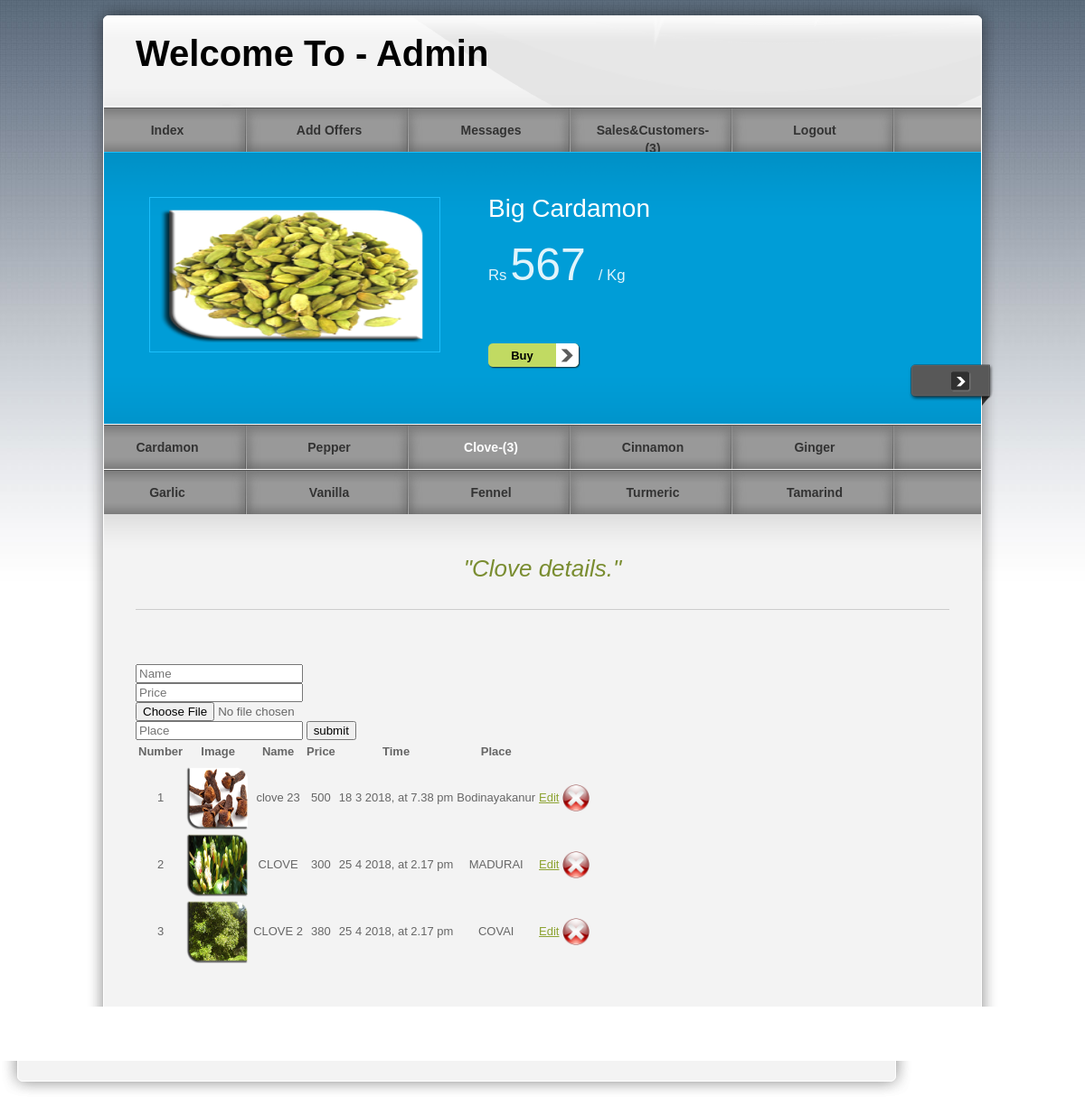
Page /pro/admin/clove.php on the committed database.
### tables this page shows
CREATE TABLE IF NOT EXISTS `offer` (
  `number` int(11) NOT NULL,
  `name` varchar(50) NOT NULL,
  `image` text NOT NULL,
  `price` varchar(50) NOT NULL,
  `time` varchar(50) NOT NULL,
  `details` varchar(100) NOT NULL,
  PRIMARY KEY (`number`)
);

CREATE TABLE IF NOT EXISTS `clove` (
  `number` int(11) NOT NULL AUTO_INCREMENT,
  `name` varchar(50) NOT NULL,
  `price` varchar(50) NOT NULL,
  `image` text NOT NULL,
  `time` varchar(50) NOT NULL,
  `place` varchar(50) NOT NULL,
  PRIMARY KEY (`number`)
);

### pro/admin/clove.php (the view, shortened to what this page needs)
<!DOCTYPE html PUBLIC "-//W3C//DTD XHTML 1.0 Transitional//EN" "http://www.w3.org/TR/xhtml1/DTD/xhtml1-transitional.dtd">
<head>
<link href="../templatemo_style.css" rel="stylesheet" type="text/css" />
<link href="../css/jquery.ennui.contentslider.css" rel="stylesheet" type="text/css" media="screen,projection" />
</head>
<body>
<div id="templatemo_wrapper">
    <div id="templatemo_header">
        <div id="site_title">
            <h1>Welcome To - Admin</h1>
        </div>
    </div>
    <?php
$select=mysql_query("select * from pay where status=1 ");
   $view=mysql_num_rows($select);
   ?>
  	<div id="templatemo_menu">
        <ul>
            <li><a href="admin.php" >Index</a></li>
            <li><a href="offer.php">Add Offers</a></li>
            <li><a href="msg.php">Messages</a></li>
            <li><a href="customer.php">Sales&Customers-(<?php echo $view;?>)</a></li>
            <li><a href="../logout.php">Logout</a></li>
        </ul>
    </div>
    <div id="templatemo_banner">
                <div id="one" class="contentslider">
                    <div class="cs_wrapper">
                        <div class="cs_slider">
                            <div class="cs_article">
                            	<div class="slider_content_wrapper">
                            	 <?PHP
$select=mysql_query("select * from offer where number=1 ");
$row=mysql_fetch_array($select);
 ?>
                      				<div class="right">
                                        <h2><?php echo $row['name'];?> </h2><br/>
                                        <p><big>Rs</big> <span style="font-size:50px"><?php echo $row['price'];?></span> <big> / Kg</big></p><br/>
                                        <div class="button"><a href="#">Buy</a></div>
                                    </div>
                                  <div class="left">
                                  <img src="<?php echo $row['image']; ?>" alt="Image 01" />
                                    </div>
                                </div>
                            </div>
                        </div>
                    </div>
                </div>
        </div>
         <?php
$select=mysql_query("select * from clove");
   $view=mysql_num_rows($select);
   ?>
        <div id="templatemo_menu">
        <ul>
            <li><a href="cardamon.php">Cardamon</a></li>
            <li><a href="pepper.php" >Pepper</a></li>
            <li><a href="clove.php"class="current">Clove-(<?php echo $view;?>)</a></li>
            <li><a href="cinnamon.php">Cinnamon</a></li>
            <li><a href="ginger.php">Ginger</a></li>
        </ul>
    </div>
    <div id="templatemo_menu">
        <ul>
            <li><a href="garlic.php" >Garlic</a></li>
            <li><a href="vanilla.php">Vanilla</a></li>
            <li><a href="fennel.php">Fennel</a></li>
            <li><a href="turmeric.php">Turmeric</a></li>
            <li><a href="tamarind.html">Tamarind</a></li>
        </ul>
    </div>
     <div id="templatemo_main"><span class="main_top"></span>
          <p class="welcome_text">&quot;Clove details.&quot;</p>
<div class="form-group">
    <form id="form1" name="form1" method="post" action="" enctype="multipart/form-data" onSubmit="return(validate());">
     <div class="col-sm-2">
     <input type="text" name="name" id="name" class="form-control" placeholder="Name" required />
     <input type="text" name="price" id="price" class="form-control" placeholder="Price" required />
      <input type="file" name="image" id="image" tabindex="3" class="form-control" placeholder="Upload Photo" required/>
     <input type="text" name="place" id="place" class="form-control" placeholder="Place" required />
		 <input type="submit" name="button" value="submit" id="button" / onClick="time_get()"> </div>
		</form>
     </div>
   <table class="table">
   <thead>
      <tr>
         <th>Number</th>
         <th>Image</th>
         <th>Name</th>
                  <th>Price</th>
         <th>Time</th>
         <th>Place</th>
      </tr>
   </thead>
   <tbody>
      <tr class="danger">
 <?PHP
$select=mysql_query("select * from clove ");
$view=mysql_num_rows($select);
 for($i=0;$i<$view;$i++)
 {
 ?><div class="table-responsive">
 <tr>
     <td align="center"><?php echo mysql_result($select,$i,"number");?></td>
        <td align="center">
        <img src="<?php echo mysql_result($select,$i,"image");?>" width="70" height="70" /></td>
    <td align="center"><?php echo mysql_result($select,$i,"name");?></td>
    <td align="center"><?php echo mysql_result($select,$i,"price");?></td>
    <td align="center"><?php echo mysql_result($select,$i,"time");?></td>
    <td align="center"><?php echo mysql_result($select,$i,"place");?></td>
        <td align="center"><a href="cloveupdate.php?edit=<?php echo mysql_result($select,$i,"number");?>">Edit</a>
    <td align="right"><a href="<?php $_SERVER['DOCUMENT_ROOT'];?>?del=<?php echo mysql_result($select,$i,"number");?>"><img src="../images/Close.ico" width="30" height="30"/></a>
    </td>
  </tr></center>
  <?PHP
  }
  ?>
</table>
</div>
        </div>
                   <div class="cleaner_h30"></div>
    <div id="templatemo_main_bottom"></div>
    <div id="templatemo_footer">
    </div>
</body>
</html>

### pro/templatemo_style.css (style rules this page uses)
body { margin: 0px; padding: 0px; color: #666; font-family: Helevetica,Arial,sans-serif; font-size: 13px; line-height:1.5em; background-color: #fff; background-attachment:fixed; background-image: url(images/templatemo_body.jpg); background-repeat: repeat-x; }
a, a:link, a:visited { color: #8da332; }
p { margin: 0px; padding: 0 0 10px 0; }
img { border: none; }
h1 { font-size: 40px; font-weight: bold; margin: 0 0 30px 0; padding: 5px 0; color: #000; }
h2 { font-size: 28px; font-weight: normal; line-height: 28px; margin: 0 0 30px 0; padding: 0; color: #000; }
.cleaner_h30 { clear: both; width:100%; height: 30px; }
.button a { clear: both; display: block; width: 75px; height: 24px; padding: 4px 27px 0 0; margin-top: 15px; background: url(images/templatemo_button.png) no-repeat; color: #000; font-weight: bold; text-align: center; text-decoration: none; }
#templatemo_wrapper { width: 1010px; margin: 0 auto; }
#templatemo_header { width: 900px; height: 68px; padding: 50px 55px 0; background: url(images/templatemo_header.png) no-repeat; }
#templatemo_header #site_title { float: left; width: 500px; padding: 0; }
#templatemo_header #site_title h1 { margin: 0; padding: 0; }
#templatemo_menu { width: 970px; height: 50px; padding: 0 20px; background: url(images/templatemo_menu.png) repeat-x; }
#templatemo_menu ul { margin: 0; padding: 0; list-style: none; }
#templatemo_menu ul li { padding: 0px; margin: 0px; display: inline; }
#templatemo_menu ul li a { float: left; display: block; width: 140px; height: 33px; padding: 17px 34px 0 0; margin: 0 5px 0 0 ; font-size: 14px; text-align: center; text-decoration: none; color: #333; font-weight: bold; outline: none; border: none; background: url(images/templatemo_menu_divider.png) right no-repeat; }
#templatemo_menu ul li a:hover, #templatemo_menu ul li .current { color: #fff; }
#templatemo_banner { clear: both; position: relative; width: 970px; height: 201px; padding: 50px 20px; background: url(images/templatemo_slider.png) no-repeat; }
#templatemo_main { position: relative; width: 900px; padding: 45px 55px; background: url(images/templatemo_content.png) repeat-y; }
#templatemo_main .main_top { position: absolute; top: 0; left: 20px; width: 970px; height: 45px; background: url(images/templatemo_content_top.png) no-repeat; }
#templatemo_main_bottom { width: 1010px; height: 40px; background: url(images/templatemo_content_bottom.png) no-repeat; }
.welcome_text { font-size: 26px; color: #7a8d31; font-style: italic; text-align: center; margin-bottom: 60px; padding-bottom: 30px; line-height: 30px; border-bottom: 1px solid #CCC; }
#templatemo_footer { width: 910px; padding: 0 30px 10px; text-align: center; color: #666; }

### rows in the picture
offer: name "Big Cardamon", price "567", image (picture)
clove: number "1", image (picture), name "clove 23", price "500", time "18 3 2018, at 7.38 pm", place "Bodinayakanur"
clove: number "2", image (picture), name "CLOVE", price "300", time "25 4 2018, at 2.17 pm", place "MADURAI"
clove: number "3", image (picture), name "CLOVE 2", price "380", time "25 4 2018, at 2.17 pm", place "COVAI"

### other values in the picture
$view "3"
